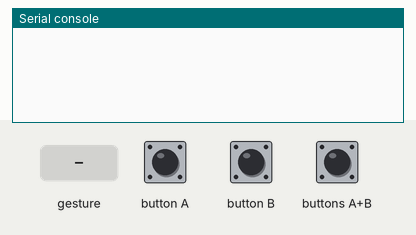
Simulated run of this program. Board: BBC micro:bit (MakeCode). On the bench: the last lines printed to the serial console. The test bench sets the inputs (shaded band). No radio messages arrive unless stated (any console line starting 'radio sent:' is added by the test bench); a tilt is held for 1.5 s and a shake lasts 1 s, then the board lies face up again.

Above: at 1.2 s.
1.3 s: button A pressed for 0.15 s
At 1.8 s:
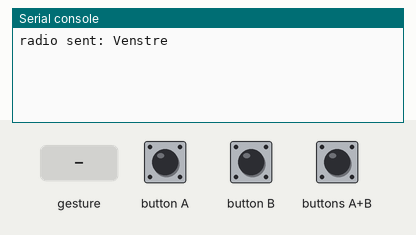
2.9 s: button B pressed for 0.15 s
At 4.2 s:
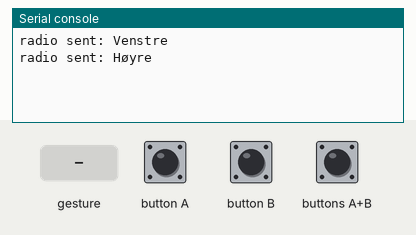
4.5 s: buttons A+B pressed for 0.15 s
At 5.4 s:
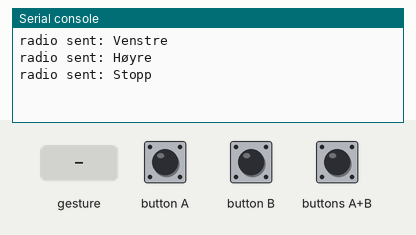
6.1 s: gesture 'shake'
At 7.3 s:
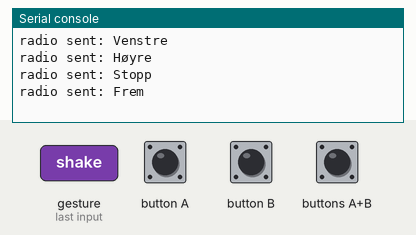

The program:

main.ts
```typescript
input.onButtonPressed(Button.A, function () {
    radio.sendString("Venstre")
})
input.onGesture(Gesture.Shake, function () {
    radio.sendString("Frem")
})
input.onButtonPressed(Button.AB, function () {
    radio.sendString("Stopp")
})
input.onButtonPressed(Button.B, function () {
    radio.sendString("Høyre")
})
radio.setGroup(1)
```

test.ts
```typescript
// testene settes inn her; disse vil ikke kompilert så lenge denne pakken blir brukt som en utvidelse.
```

Measured:
- after the input at 1.3 s, the serial console: prints a new line after 0.15 s (image 1)
- after the input at 2.9 s, the serial console: prints a new line after 0.15 s (image 2)
- after the input at 4.5 s, the serial console: prints a new line after 0.15 s (image 3)
- after the input at 6.1 s, the serial console: prints a new line after 0.20 s (image 4)
